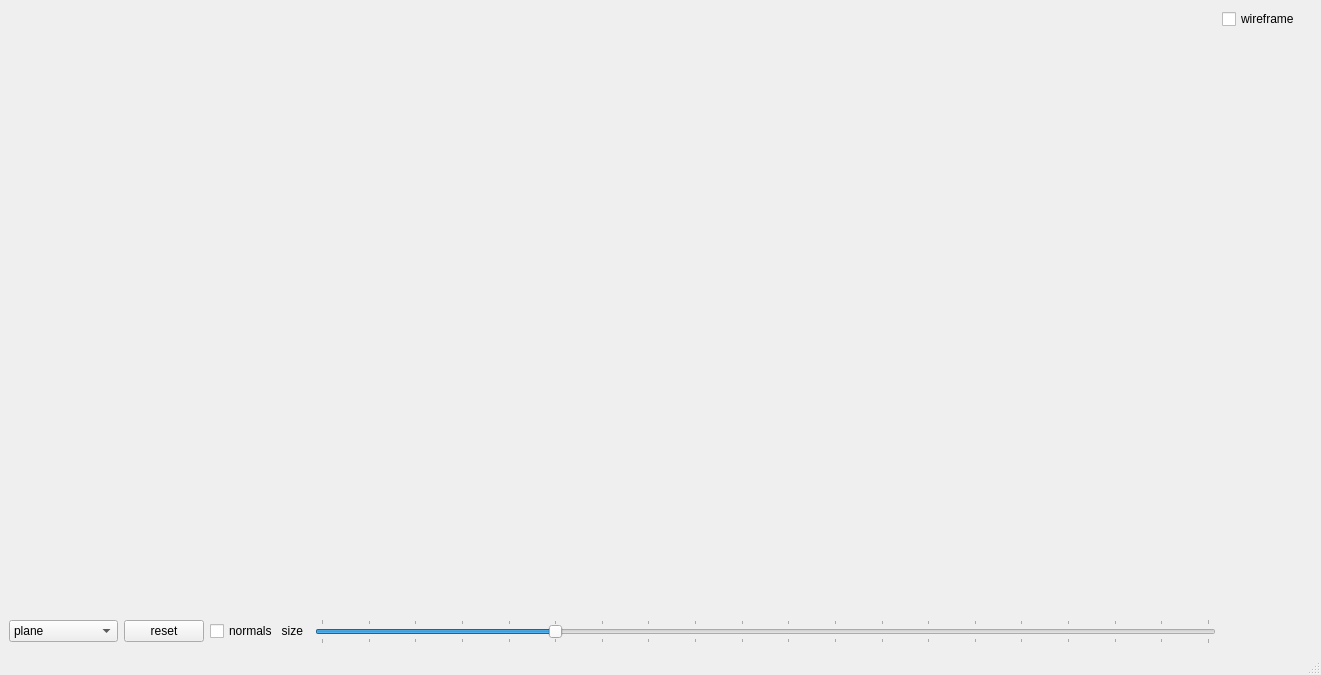
<?xml version="1.0" encoding="UTF-8"?>
<ui version="4.0">
 <class>MainWindow</class>
 <widget class="QMainWindow" name="MainWindow">
  <property name="geometry">
   <rect>
    <x>0</x>
    <y>0</y>
    <width>1321</width>
    <height>675</height>
   </rect>
  </property>
  <property name="baseSize">
   <size>
    <width>0</width>
    <height>0</height>
   </size>
  </property>
  <property name="windowTitle">
   <string>Colossal WIN!</string>
  </property>
  <widget class="QWidget" name="m_centralwidget">
   <layout class="QGridLayout" name="s_mainGridLayout">
    <item row="1" column="8">
     <widget class="QFrame" name="frame_2">
      <property name="frameShape">
       <enum>QFrame::StyledPanel</enum>
      </property>
      <property name="frameShadow">
       <enum>QFrame::Raised</enum>
      </property>
     </widget>
    </item>
    <item row="4" column="6" colspan="2">
     <widget class="QFrame" name="frame">
      <property name="frameShape">
       <enum>QFrame::NoFrame</enum>
      </property>
      <property name="frameShadow">
       <enum>QFrame::Plain</enum>
      </property>
      <widget class="QPushButton" name="m_colour">
       <property name="geometry">
        <rect>
         <x>291</x>
         <y>0</y>
         <width>85</width>
         <height>32</height>
        </rect>
       </property>
       <property name="text">
        <string>Colour</string>
       </property>
      </widget>
     </widget>
    </item>
    <item row="4" column="1">
     <widget class="QPushButton" name="m_reset">
      <property name="text">
       <string>reset</string>
      </property>
     </widget>
    </item>
    <item row="4" column="0">
     <widget class="QComboBox" name="m_vboSelection">
      <property name="currentText">
       <string>plane</string>
      </property>
      <property name="currentIndex">
       <number>4</number>
      </property>
      <item>
       <property name="text">
        <string>sphere</string>
       </property>
      </item>
      <item>
       <property name="text">
        <string>cylinder</string>
       </property>
      </item>
      <item>
       <property name="text">
        <string>cone</string>
       </property>
      </item>
      <item>
       <property name="text">
        <string>disk</string>
       </property>
      </item>
      <item>
       <property name="text">
        <string>plane</string>
       </property>
      </item>
      <item>
       <property name="text">
        <string>torus</string>
       </property>
      </item>
      <item>
       <property name="text">
        <string>teapot</string>
       </property>
      </item>
      <item>
       <property name="text">
        <string>octahedron</string>
       </property>
      </item>
      <item>
       <property name="text">
        <string>dodecahedron</string>
       </property>
      </item>
      <item>
       <property name="text">
        <string>icosahedron</string>
       </property>
      </item>
      <item>
       <property name="text">
        <string>tetrahedron</string>
       </property>
      </item>
      <item>
       <property name="text">
        <string>football</string>
       </property>
      </item>
      <item>
       <property name="text">
        <string>cube</string>
       </property>
      </item>
      <item>
       <property name="text">
        <string>troll</string>
       </property>
      </item>
      <item>
       <property name="text">
        <string>buddah</string>
       </property>
      </item>
      <item>
       <property name="text">
        <string>dragon</string>
       </property>
      </item>
      <item>
       <property name="text">
        <string>bunny</string>
       </property>
      </item>
     </widget>
    </item>
    <item row="4" column="4">
     <widget class="QSlider" name="m_normalSize">
      <property name="layoutDirection">
       <enum>Qt::RightToLeft</enum>
      </property>
      <property name="minimum">
       <number>1</number>
      </property>
      <property name="maximum">
       <number>20</number>
      </property>
      <property name="pageStep">
       <number>1</number>
      </property>
      <property name="value">
       <number>6</number>
      </property>
      <property name="sliderPosition">
       <number>6</number>
      </property>
      <property name="orientation">
       <enum>Qt::Horizontal</enum>
      </property>
      <property name="invertedAppearance">
       <bool>true</bool>
      </property>
      <property name="tickPosition">
       <enum>QSlider::TicksBothSides</enum>
      </property>
     </widget>
    </item>
    <item row="4" column="3">
     <widget class="QCheckBox" name="m_normals">
      <property name="text">
       <string>normals   size</string>
      </property>
     </widget>
    </item>
    <item row="0" column="6">
     <widget class="QCheckBox" name="m_wireframe">
      <property name="text">
       <string>wireframe</string>
      </property>
     </widget>
    </item>
   </layout>
  </widget>
  <widget class="QMenuBar" name="menubar">
   <property name="geometry">
    <rect>
     <x>0</x>
     <y>0</y>
     <width>1321</width>
     <height>25</height>
    </rect>
   </property>
  </widget>
  <widget class="QStatusBar" name="statusbar"/>
 </widget>
 <tabstops>
  <tabstop>m_vboSelection</tabstop>
  <tabstop>m_reset</tabstop>
  <tabstop>m_normals</tabstop>
 </tabstops>
 <resources/>
 <connections/>
</ui>
